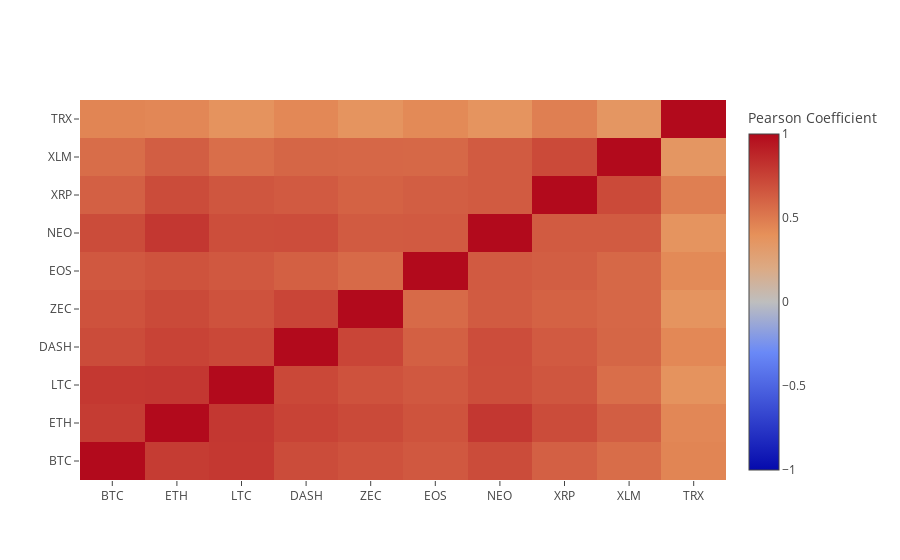

Notebook cell for this chart:
### Markdown cell above
# Correlation between different cryptocurrnecies

Identifying correlated and uncorrelated assets is of a great importance especially for purposes like portfolio diversification and capital management. In the case of crypto assets, the price of almost all alternative coins/tokens is strongly correlated with bitcoin price. This is supported by the correlation matrix shown below for the daily time-scale during the analysis period (Jan 2018-Feb 2019). The strength of the correlation varies among different assets with tron showing the least strongest correlation with bitcoin and all other coins whereas the daily price change of litecoin and ethereum showing the strongest correlation with daily variation of bitcoin price. While correlation does not mean causal relationship and its possible that the USD price of all assets can go up and down simultanously and in response to an external factor (for example an SEC regulation), changes in bitcoin price can act as a causal factor for changes in price of the rest of the crypto assets partially because much of the exchange volume for alternative coins still belongs to their BTC trading pair. One significant consequence of this relationship is that bitcoin price can be used as an independent variable for predicting the price of alternative coins/tokens.

### Code cell
# Calculate the pearson correlation coefficients among all assets
df_price.pct_change().corr(method='pearson')

#plot correlation heatmap 
import plotly.offline as py
import plotly.graph_objs as grpho
#py.init_notebook_mode(connected=True)

df_corr = df_price.pct_change()
htmap = go.Heatmap( z=df_corr.corr(method='pearson').as_matrix(),x=df_corr.columns, y=df_corr.columns,
                     colorbar=dict(title='Pearson Coefficient'))     
htmap['zmax'] , htmap['zmin'] = 1.0 , -1.0
    
fig = go.Figure(data=[htmap])
py.iplot(fig)

df_corr.corr(method='pearson')

### Figure 1 — Plotly figure (JSON) as saved in the notebook; plotly's stock layout.template omitted (floating-point values rounded to 4 significant figures)
{"data": [{"colorbar": {"title": {"text": "Pearson Coefficient"}}, "type": "heatmap", "uid": "c90015e2-5c52-42c4-b3aa-3109b5c6636d", "x": ["BTC", "ETH", "LTC", "DASH", "ZEC", "EOS", "NEO", "XRP", "XLM", "TRX"], "y": ["BTC", "ETH", "LTC", "DASH", "ZEC", "EOS", "NEO", "XRP", "XLM", "TRX"], "z": [[1, 0.7756, 0.7942, 0.7064, 0.6817, 0.6516, 0.7088, 0.6166, 0.5609, 0.4549], [0.7756, 1, 0.8007, 0.747, 0.7175, 0.6765, 0.799, 0.7079, 0.6265, 0.4425], [0.7942, 0.8007, 1, 0.7259, 0.6818, 0.6528, 0.6976, 0.6602, 0.5557, 0.3828], [0.7064, 0.747, 0.7259, 1, 0.7396, 0.6188, 0.702, 0.6462, 0.5931, 0.4403], [0.6817, 0.7175, 0.6818, 0.7396, 1, 0.5724, 0.6422, 0.6106, 0.5865, 0.3741], [0.6516, 0.6765, 0.6528, 0.6188, 0.5724, 1, 0.6461, 0.6258, 0.5823, 0.4315], [0.7088, 0.799, 0.6976, 0.702, 0.6422, 0.6461, 1, 0.6385, 0.6379, 0.378], [0.6166, 0.7079, 0.6602, 0.6462, 0.6106, 0.6258, 0.6385, 1, 0.717, 0.4792], [0.5609, 0.6265, 0.5557, 0.5931, 0.5865, 0.5823, 0.6379, 0.717, 1, 0.36], [0.4549, 0.4425, 0.3828, 0.4403, 0.3741, 0.4315, 0.378, 0.4792, 0.36, 1]], "zmax": 1, "zmin": -1}], "layout": {}}
